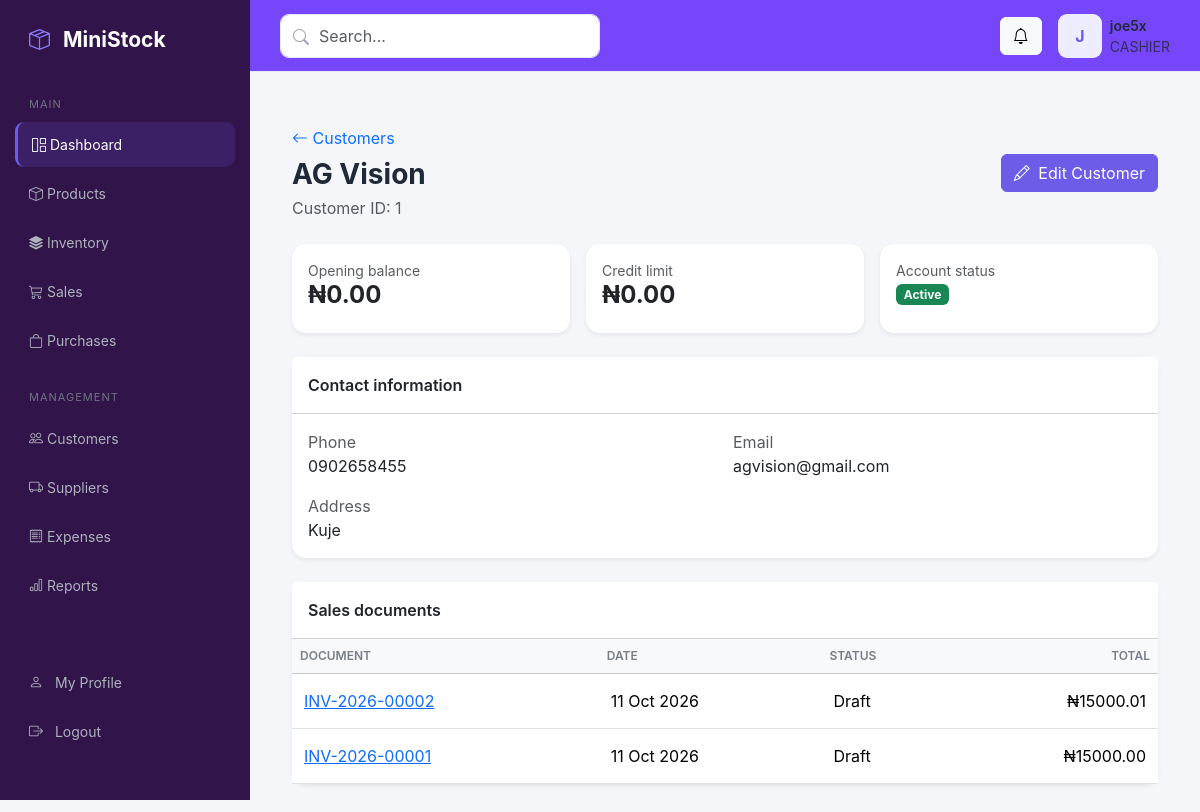
The page /customers/1/ (signed in) on the database its author committed.
### accounts/models.py (models this page shows, shortened)
class User(AbstractUser):
    class Role(models.TextChoices):
        ADMIN = "ADMIN", "Administrator"
        MANAGER = "MANAGER", "Manager"
        CASHIER = "CASHIER", "Cashier"
        STOREKEEPER = "STOREKEEPER", "Storekeeper"
    role = models.CharField(
        max_length=20,
        choices=Role.choices,
        default=Role.CASHIER,
    )
    phone = models.CharField(
        max_length=30,
        blank=True,
    )

### customers/models.py (models this page shows, shortened)
class Customer(models.Model):
    name = models.CharField(max_length=200)
    phone = models.CharField(max_length=30, blank=True)
    email = models.EmailField(blank=True)
    address = models.TextField(blank=True)
    opening_balance = models.DecimalField(
        max_digits=12,
        decimal_places=2,
        default=0,
    )
    credit_limit = models.DecimalField(
        max_digits=12,
        decimal_places=2,
        default=0,
    )
    is_active = models.BooleanField(default=True)
    created_at = models.DateTimeField(auto_now_add=True)
    updated_at = models.DateTimeField(auto_now=True)
    class Meta:
        ordering = ["name"]

### documents/models.py (models this page shows, shortened)
class OrderDocument(models.Model):
    class DocumentType(models.TextChoices):
        PURCHASE = "PURCHASE", "Purchase"
        SALE = "SALE", "Sales"
    class Status(models.TextChoices):
        DRAFT = "DRAFT", "Draft"
        COMPLETED = "COMPLETED", "Completed"
        CANCELLED = "CANCELLED", "Cancelled"
    doc_code = models.CharField(max_length=10)
    doc_year = models.CharField(max_length=4)
    doc_num = models.CharField(max_length=20)
    document_type = models.CharField(
        max_length=10,
        choices=DocumentType.choices,
        default=DocumentType.PURCHASE,
    )
    doc_date = models.DateField(default=timezone.localdate)
    status = models.CharField(
        max_length=20,
        choices=Status.choices,
        default=Status.DRAFT,
    )
    supplier = models.ForeignKey(
        "suppliers.Supplier",
        on_delete=models.PROTECT,
        related_name="order_documents",
        null=True,
        blank=True,
    )
    supplier_name = models.CharField(
        max_length=255,
        blank=True,
    )
    supplier_invoice = models.CharField(
        max_length=100,
        blank=True,
    )
    customer = models.ForeignKey(
        "customers.Customer",
        on_delete=models.PROTECT,
        related_name="order_documents",
        null=True,
        blank=True,
    )
    customer_name = models.CharField(
        max_length=255,
        blank=True,
    )
    currency = models.CharField(max_length=10, default="NGN", blank=True)
    credit_fercility = models.CharField(max_length=100, blank=True)
    address = models.TextField(blank=True)
    project = models.CharField(max_length=255, blank=True)
    subtotal = models.DecimalField(
        max_digits=14,
        decimal_places=2,
        default=Decimal("0.00"),
    )
    total_discount = models.DecimalField(
        max_digits=14,
        decimal_places=2,
        default=Decimal("0.00"),
    )
    tax = models.DecimalField(
        max_digits=14,
        decimal_places=2,
        default=Decimal("0.00"),
    )
    grand_total = models.DecimalField(
        max_digits=14,
        decimal_places=2,
        default=Decimal("0.00"),
    )
    created_by = models.ForeignKey(
        settings.AUTH_USER_MODEL,
        on_delete=models.PROTECT,
        related_name="order_documents",
        null=True,
        blank=True,
    )
    created_at = models.DateTimeField(auto_now_add=True)
    updated_at = models.DateTimeField(auto_now=True)
    class Meta:
        ordering = ["-created_at", "-pk"]
        constraints = [
            models.UniqueConstraint(
                fields=["doc_code", "doc_year", "doc_num"],
                name="unique_order_document_number",
            ),
        ]
    def __str__(self):
        return f"{self.doc_code}-{self.doc_year}-{self.doc_num}"

### customers/views.py (the view)
# urls.py: path("<int:pk>/", views.customer_detail, name="customer_detail"),
@login_required
def customer_detail(request, pk):
    customer = get_object_or_404(Customer, pk=pk)
    documents = customer.order_documents.order_by(
        "-doc_date", "-pk"
    )
    return render(request, "customers/customer_detail.html", {
        "customer": customer,
        "documents": documents,
    })

### templates/customers/customer_detail.html (shortened to what this page needs)
{% extends "base.html" %}
{% block content %}
<div class="container-fluid py-4">
    <div class="d-flex justify-content-between align-items-center flex-wrap gap-3 mb-4">
        <div>
            <a href="{% url 'customers:customer_list' %}" class="text-decoration-none">
                <i class="bi bi-arrow-left"></i> Customers
            </a>
            <h3 class="fw-bold mt-2 mb-1">{{ customer.name }}</h3>
            <span class="text-muted">Customer ID: {{ customer.pk }}</span>
        </div>
        <a href="{% url 'customers:customer_update' customer.pk %}" class="btn btn-primary">
            <i class="bi bi-pencil me-1"></i> Edit Customer
        </a>
    </div>
    <div class="row g-3 mb-4">
        <div class="col-md-4">
            <div class="card border-0 shadow-sm h-100"><div class="card-body">
                <div class="text-muted small">Opening balance</div>
                <h4 class="fw-bold">₦{{ customer.opening_balance|floatformat:2 }}</h4>
            </div></div>
        </div>
        <div class="col-md-4">
            <div class="card border-0 shadow-sm h-100"><div class="card-body">
                <div class="text-muted small">Credit limit</div>
                <h4 class="fw-bold">₦{{ customer.credit_limit|floatformat:2 }}</h4>
            </div></div>
        </div>
        <div class="col-md-4">
            <div class="card border-0 shadow-sm h-100"><div class="card-body">
                <div class="text-muted small">Account status</div>
                {% if customer.is_active %}
                <span class="badge text-bg-success">Active</span>
                {% else %}
                <span class="badge text-bg-secondary">Inactive</span>
                {% endif %}
            </div></div>
        </div>
    </div>
    <div class="card border-0 shadow-sm mb-4">
        <div class="card-header bg-white fw-semibold py-3">Contact information</div>
        <div class="card-body">
            <div class="row g-3">
                <div class="col-md-6"><span class="text-muted">Phone</span><div>{{ customer.phone|default:"—" }}</div></div>
                <div class="col-md-6"><span class="text-muted">Email</span><div>{{ customer.email|default:"—" }}</div></div>
                <div class="col-12"><span class="text-muted">Address</span><div>{{ customer.address|default:"—"|linebreaksbr }}</div></div>
            </div>
        </div>
    </div>
    <div class="card border-0 shadow-sm">
        <div class="card-header bg-white fw-semibold py-3">Sales documents</div>
        <div class="table-responsive">
            <table class="table table-hover align-middle mb-0">
                <thead class="table-light">
                    <tr><th>Document</th><th>Date</th><th>Status</th><th class="text-end">Total</th></tr>
                </thead>
                <tbody>
                    {% for document in documents %}
                    <tr>
                        <td>
                            <a href="{% url 'documents:document_detail' document.pk %}">
                                {{ document }}
                            </a>
                        </td>
                        <td>{{ document.doc_date|date:"d M Y" }}</td>
                        <td>{{ document.get_status_display }}</td>
                        <td class="text-end">₦{{ document.grand_total|floatformat:2 }}</td>
                    </tr>
                    {% empty %}
                    <tr><td colspan="4" class="text-center text-muted py-4">No sales documents linked to this customer yet.</td></tr>
                    {% endfor %}
                </tbody>
            </table>
        </div>
    </div>
</div>
{% endblock %}

### templates/base.html (shortened to what this page needs)
{% load static %}
<!DOCTYPE html>
<html lang="en">
<head>
    <link
        href="https://cdn.jsdelivr.net/npm/bootstrap@5.3.3/dist/css/bootstrap.min.css"
        rel="stylesheet"
    >
    <link
        href="https://cdn.jsdelivr.net/npm/bootstrap-icons@1.11.3/font/bootstrap-icons.css"
        rel="stylesheet"
    >
</head>
<body>
<aside class="sidebar">
    <div class="brand">
        <i class="bi bi-box-seam"></i>
        <span>MiniStock</span>
    </div>
    <div class="nav-title">Main</div>
    <a href="{% url 'dashboard:dashboard_home' %}" class="nav-link active">
        <i class="bi bi-grid-1x2"></i>
        <span>Dashboard</span>
    </a>
    <a href="{% url 'products:product_list' %}" class="nav-link">
        <i class="bi bi-box"></i>
        <span>Products</span>
    </a>
    <a href="{% url 'inventory:movement_list' %}" class="nav-link">
        <i class="bi bi-stack"></i>
        <span>Inventory</span>
    </a>
    <a href="{% url 'sales:sale_list' %}" class="nav-link">
        <i class="bi bi-cart3"></i>
        <span>Sales</span>
    </a>
    <a href="{% url 'documents:purchase_list' %}" class="nav-link">
        <i class="bi bi-bag"></i>
        <span>Purchases</span>
    </a>
    <div class="nav-title mt-3">Management</div>
    <a href="{% url 'customers:customer_list' %}" class="nav-link">
        <i class="bi bi-people"></i>
        <span>Customers</span>
    </a>
    <a href="{% url 'suppliers:supplier_list' %}" class="nav-link">
        <i class="bi bi-truck"></i>
        <span>Suppliers</span>
    </a>
    <a href="#" class="nav-link">
        <i class="bi bi-receipt"></i>
        <span>Expenses</span>
    </a>
    <a href="#" class="nav-link">
        <i class="bi bi-bar-chart"></i>
        <span>Reports</span>
    </a>
    <div class="pt-5">
        <a href="{% url 'accounts:profile' %}"
        class="nav-link">
        <i class="bi bi-person me-2"></i>
        My Profile
    </a>
    <form method="post" action="{% url 'accounts:logout' %}">
    <button type="submit" class="nav-link">
        <i class="bi bi-box-arrow-right me-2"></i>
        Logout
    </button>
</form>
</div>
<div class="pt-5 nav-link"></div>
</aside>
<div class="main">
    <header class="topbar">
        <div class="search-box">
            <i class="bi bi-search"></i>
            <input
                type="text"
                class="form-control"
                placeholder="Search..."
            >
        </div>
        <div class="d-flex align-items-center gap-3">
            <button class="btn btn-light">
                <i class="bi bi-bell"></i>
            </button>
            <div class="d-flex align-items-center gap-2">
                <div class="avatar-placeholder">
                    {{ request.user.username|first|upper }}
                </div>
                <div class="d-none d-md-block">
                    <div class="fw-semibold small">
                        {{ request.user.get_full_name|default:request.user.username }}
                    </div>
                    <div class="text-muted small">
                        {{ request.user.role|default:"User" }}
                    </div>
                </div>
            </div>
        </div>
    </header>
    <main class="content">
        {% block content %}
        {% endblock %}
    </main>
</div>
</body>
</html>

### templates/base.html (style rules this page uses)
:root { --primary: #6c5ce7; --primary-dark: #5849c5; --sidebar: #311449; --background: #f5f6fa; --card: #ffffff; --text: #1f2937; --muted: #8a8f9c; --border: #e7e9ef; }
* { box-sizing: border-box; }
body { margin: 0; background: var(--background); color: var(--text); font-family: Inter, -apple-system, BlinkMacSystemFont, "Segoe UI", sans-serif; }
.sidebar { width: 250px; height: 100vh; position: fixed; left: 0; top: 0; background: var(--sidebar); color: white; padding: 24px 15px; z-index: 1000; }
.brand { font-size: 21px; font-weight: 700; padding: 0 14px 30px; }
.brand i { color: #8b7cf8; margin-right: 8px; }
.nav-title { color: #6f7480; font-size: 11px; text-transform: uppercase; letter-spacing: 1px; padding: 10px 14px; }
.sidebar .nav-link { color: #aeb2bd; padding: 12px 14px; border-radius: 9px; margin-bottom: 4px; font-size: 14px; }
.sidebar .nav-link i { width: 25px; }
.sidebar .nav-link:hover, .sidebar .nav-link.active { color: white; background: rgba(108, 92, 231, .18); }
.sidebar .nav-link.active { border-left: 3px solid var(--primary); }
.main { margin-left: 250px; min-height: 100vh; }
.topbar { height: 72px; background: rgb(118, 70, 250); border-bottom: 1px solid var(--border); display: flex; align-items: center; justify-content: space-between; padding: 0 30px; }
.search-box { width: 320px; position: relative; }
.search-box i { position: absolute; left: 13px; top: 11px; color: #9ca3af; }
.search-box input { padding-left: 38px; border: 1px solid var(--border); border-radius: 9px; height: 40px; }
.content { padding: 30px; }
.card { border: 1px solid var(--border); border-radius: 14px; box-shadow: 0 2px 10px rgba(0, 0, 0, .025); }
.btn-primary { background: var(--primary); border-color: var(--primary); }
.table { margin-bottom: 0; }
.table th { color: #777d89; font-size: 12px; font-weight: 600; text-transform: uppercase; white-space: nowrap; }
.table td { vertical-align: middle; padding: 15px 12px; }
.avatar-placeholder { width: 44px; height: 44px; border-radius: 9px; background: #eeecff; color: var(--primary); display: flex; align-items: center; justify-content: center; font-weight: 700; }
.form-control, .form-select { min-height: 44px; border-color: #dfe2e8; border-radius: 8px; }

### rows shown on the page
User: user.username|first "J", user.get_full_name "joe5x", user.role "CASHIER"
Customer: name "AG Vision", pk "1", opening_balance "0.00", credit_limit "0.00", phone "0902658455", email "agvision@gmail.com", address "Kuje"
OrderDocument: doc_code+doc_year+doc_num "INV-2026-00002", doc_date "11 Oct 2026", status "Draft", grand_total "15000.01"
OrderDocument: doc_code+doc_year+doc_num "INV-2026-00001", doc_date "11 Oct 2026", status "Draft", grand_total "15000.00"
